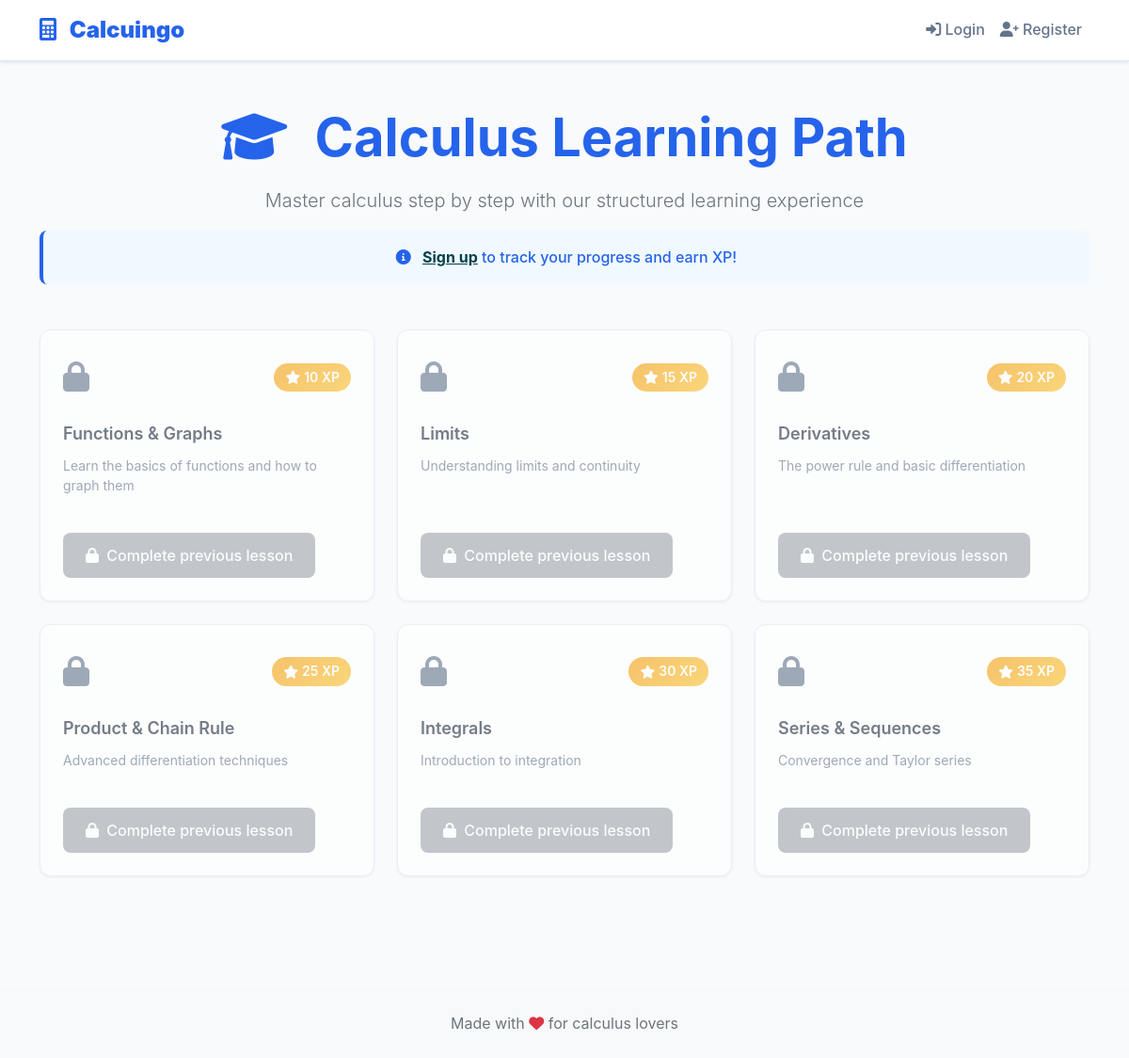
The app's page /learning-path with its own data.
### models.py (models this page shows, shortened)
class Lesson(db.Model):
    id = db.Column(db.Integer, primary_key=True)
    title = db.Column(db.String(200), nullable=False)  # Lesson title (e.g., "Introduction to Limits")
    description = db.Column(db.Text)  # Detailed lesson description
    status = db.Column(db.String(20), default='locked')  # locked, in-progress, completed
    order = db.Column(db.Integer, nullable=False)  # Display order in learning path
    xp_reward = db.Column(db.Integer, default=10)  # XP points awarded for completion
    prerequisites = db.Column(db.Text)  # JSON string of prerequisite lesson IDs

### app.py (the view)
@app.route('/learning-path')
def learning_path():
    lessons = Lesson.query.order_by(Lesson.order).all()
    user_progress = {}
    if 'user_id' in session:
        user_id = session['user_id']
        progress_records = Progress.query.filter_by(user_id=user_id).all()
        user_progress = {p.lesson_id: p for p in progress_records}
    return render_template('learning_path.html', lessons=lessons, user_progress=user_progress)

### templates/learning_path.html (shortened to what this page needs)
{% extends "base.html" %}
{% block main_class %}learning-path-page{% endblock %}
{% block content %}
<div class="container py-5">
    <div class="text-center mb-5">
        <h1 class="display-4 fw-bold text-primary mb-3">
            <i class="fas fa-graduation-cap me-3"></i>
            Calculus Learning Path
        </h1>
        <p class="lead text-muted">Master calculus step by step with our structured learning experience</p>
        {% if not session.user_id %}
        <div class="alert alert-info">
            <i class="fas fa-info-circle me-2"></i>
            <a href="{{ url_for('auth.register') }}" class="alert-link">Sign up</a> to track your progress and earn XP!
        </div>
        {% endif %}
    </div>
    <div class="row">
        {% for lesson in lessons %}
        <div class="col-lg-4 col-md-6 mb-4">
            <div class="lesson-card
                {% if session.user_id and user_progress.get(lesson.id) and user_progress[lesson.id].completed %}completed
                {% elif session.user_id and (loop.first or (user_progress.get(lessons[loop.index0-1]) and user_progress[lessons[loop.index0-1]].completed)) %}available
                {% else %}locked{% endif %}">
                <div class="lesson-header">
                    <div class="lesson-icon">
                        {% if session.user_id and user_progress.get(lesson.id) and user_progress[lesson.id].completed %}
                            <i class="fas fa-check-circle"></i>
                        {% elif session.user_id and (loop.first or (user_progress.get(lessons[loop.index0-1]) and user_progress[lessons[loop.index0-1]].completed)) %}
                            <i class="fas fa-play-circle"></i>
                        {% else %}
                            <i class="fas fa-lock"></i>
                        {% endif %}
                    </div>
                    <div class="lesson-xp">
                        <i class="fas fa-star"></i>
                        <span>{{ lesson.xp_reward }} XP</span>
                    </div>
                </div>
                <div class="lesson-content">
                    <h5 class="lesson-title">{{ lesson.title }}</h5>
                    <p class="lesson-description">{{ lesson.description }}</p>
                </div>
                <div class="lesson-footer">
                    {% if session.user_id and (loop.first or (user_progress.get(lessons[loop.index0-1]) and user_progress[lessons[loop.index0-1]].completed)) %}
                        <a href="{{ url_for('lessons.lesson_detail', lesson_id=lesson.id) }}"
                           class="btn btn-primary">
                            <i class="fas fa-arrow-right me-1"></i>
                            Start Lesson
                        </a>
                    {% elif session.user_id and user_progress.get(lesson.id) and user_progress[lesson.id].completed %}
                        <a href="{{ url_for('lessons.lesson_detail', lesson_id=lesson.id) }}"
                           class="btn btn-outline-primary">
                            <i class="fas fa-redo me-1"></i>
                            Review
                        </a>
                    {% else %}
                        <span class="btn btn-secondary disabled">
                            <i class="fas fa-lock me-1"></i>
                            Complete previous lesson
                        </span>
                    {% endif %}
                </div>
            </div>
        </div>
        {% endfor %}
    </div>
</div>
{% endblock %}

### static/css/style.css (style rules this page uses)
:root { --primary-color: #2563eb; --primary-dark: #1d4ed8; --dark-mode-bg: #1e293b; --dark-mode-text: #f1f5f9; --secondary-color: #64748b; --accent-color: #f59e0b; --success-color: #10b981; --danger-color: #ef4444; --warning-color: #f59e0b; --light-bg: #f8fafc; --text-dark: #1e293b; --text-muted: #64748b; --border-color: #e2e8f0; --border-radius: 12px; --shadow: 0 1px 3px rgba(0, 0, 0, 0.1); --shadow-lg: 0 10px 25px rgba(0, 0, 0, 0.1); }
body { font-family: 'Inter', -apple-system, BlinkMacSystemFont, 'Segoe UI', Roboto, sans-serif; background-color: var(--light-bg); color: var(--text-dark); line-height: 1.6; }
.lesson-card { background: white; border-radius: var(--border-radius); box-shadow: var(--shadow); border: 1px solid var(--border-color); transition: all 0.3s ease; height: 100%; display: flex; flex-direction: column; overflow: hidden; }
.lesson-card.locked { opacity: 0.6; cursor: not-allowed; }
.lesson-header { display: flex; justify-content: space-between; align-items: center; padding: 1.5rem 1.5rem 0; }
.lesson-icon { font-size: 2rem; color: var(--primary-color); }
.lesson-card.locked .lesson-icon { color: var(--text-muted); }
.lesson-xp { background: linear-gradient(135deg, var(--accent-color), #fbbf24); color: white; padding: 0.25rem 0.75rem; border-radius: 20px; font-size: 0.875rem; font-weight: 600; display: flex; align-items: center; gap: 0.25rem; }
.lesson-content { padding: 1.5rem; flex-grow: 1; }
.lesson-title { font-weight: 600; color: var(--text-dark); margin-bottom: 0.75rem; font-size: 1.125rem; }
.lesson-description { color: var(--text-muted); font-size: 0.875rem; margin-bottom: 1rem; line-height: 1.5; }
.lesson-footer { padding: 0 1.5rem 1.5rem; }
.btn { border-radius: 8px; font-weight: 500; transition: all 0.2s ease; border: none; padding: 0.75rem 1.5rem; }
.btn-secondary { background: var(--secondary-color); color: white; }
.alert { border: none; border-radius: 8px; font-weight: 500; border-left: 4px solid; }
.alert-info { background: #f0f9ff; border-left-color: var(--primary-color); color: var(--primary-color); }
.text-primary { color: var(--primary-color) !important; }

### records on screen
Lesson: xp_reward "10", title "Functions & Graphs", description "Learn the basics of functions and how to graph them"
Lesson: xp_reward "15", title "Limits", description "Understanding limits and continuity"
Lesson: xp_reward "20", title "Derivatives", description "The power rule and basic differentiation"
Lesson: xp_reward "25", title "Product & Chain Rule", description "Advanced differentiation techniques"
Lesson: xp_reward "30", title "Integrals", description "Introduction to integration"
Lesson: xp_reward "35", title "Series & Sequences", description "Convergence and Taylor series"
